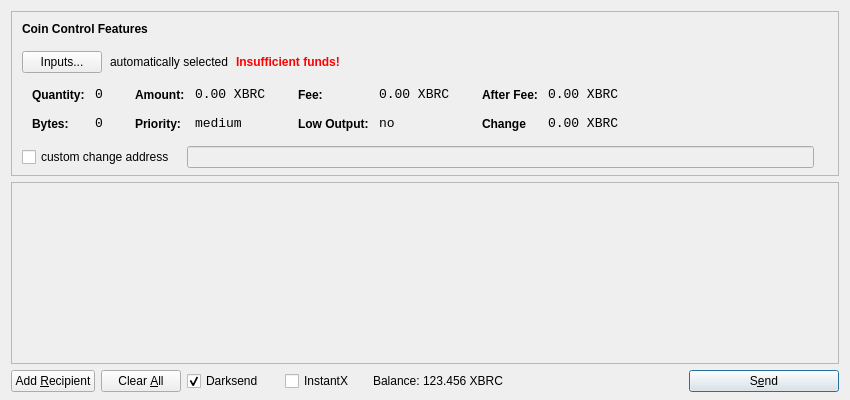
<?xml version="1.0" encoding="UTF-8"?>
<ui version="4.0">
 <class>SendCoinsDialog</class>
 <widget class="QDialog" name="SendCoinsDialog">
  <property name="geometry">
   <rect>
    <x>0</x>
    <y>0</y>
    <width>850</width>
    <height>400</height>
   </rect>
  </property>
  <property name="windowTitle">
   <string>Send Coins</string>
  </property>
  <layout class="QVBoxLayout" name="verticalLayout" stretch="0,1,0">
   <property name="bottomMargin">
    <number>8</number>
   </property>
   <item>
    <widget class="QFrame" name="frameCoinControl">
     <property name="sizePolicy">
      <sizepolicy hsizetype="Expanding" vsizetype="Expanding">
       <horstretch>0</horstretch>
       <verstretch>0</verstretch>
      </sizepolicy>
     </property>
     <property name="maximumSize">
      <size>
       <width>16777215</width>
       <height>16777215</height>
      </size>
     </property>
     <property name="frameShape">
      <enum>QFrame::StyledPanel</enum>
     </property>
     <property name="frameShadow">
      <enum>QFrame::Sunken</enum>
     </property>
     <layout class="QVBoxLayout" name="verticalLayoutCoinControl2">
      <property name="spacing">
       <number>6</number>
      </property>
      <property name="leftMargin">
       <number>0</number>
      </property>
      <property name="topMargin">
       <number>0</number>
      </property>
      <property name="rightMargin">
       <number>0</number>
      </property>
      <property name="bottomMargin">
       <number>6</number>
      </property>
      <item>
       <layout class="QVBoxLayout" name="verticalLayoutCoinControl" stretch="0,0,0,0,1">
        <property name="spacing">
         <number>0</number>
        </property>
        <property name="leftMargin">
         <number>10</number>
        </property>
        <property name="topMargin">
         <number>10</number>
        </property>
        <item>
         <layout class="QHBoxLayout" name="horizontalLayoutCoinControl1">
          <property name="bottomMargin">
           <number>15</number>
          </property>
          <item>
           <widget class="QLabel" name="labelCoinControlFeatures">
            <property name="sizePolicy">
             <sizepolicy hsizetype="Preferred" vsizetype="Maximum">
              <horstretch>0</horstretch>
              <verstretch>0</verstretch>
             </sizepolicy>
            </property>
            <property name="font">
             <font>
              <weight>75</weight>
              <bold>true</bold>
             </font>
            </property>
            <property name="styleSheet">
             <string notr="true">font-weight:bold;</string>
            </property>
            <property name="text">
             <string>Coin Control Features</string>
            </property>
           </widget>
          </item>
         </layout>
        </item>
        <item>
         <layout class="QHBoxLayout" name="horizontalLayoutCoinControl2" stretch="0,0,0,0">
          <property name="spacing">
           <number>8</number>
          </property>
          <property name="bottomMargin">
           <number>10</number>
          </property>
          <item>
           <widget class="QPushButton" name="pushButtonCoinControl">
            <property name="styleSheet">
             <string notr="true"/>
            </property>
            <property name="text">
             <string>Inputs...</string>
            </property>
           </widget>
          </item>
          <item>
           <widget class="QLabel" name="labelCoinControlAutomaticallySelected">
            <property name="text">
             <string>automatically selected</string>
            </property>
            <property name="margin">
             <number>5</number>
            </property>
           </widget>
          </item>
          <item>
           <widget class="QLabel" name="labelCoinControlInsuffFunds">
            <property name="font">
             <font>
              <weight>75</weight>
              <bold>true</bold>
             </font>
            </property>
            <property name="styleSheet">
             <string notr="true">color:red;font-weight:bold;</string>
            </property>
            <property name="text">
             <string>Insufficient funds!</string>
            </property>
            <property name="margin">
             <number>5</number>
            </property>
           </widget>
          </item>
          <item>
           <spacer name="horizontalSpacerCoinControl">
            <property name="orientation">
             <enum>Qt::Horizontal</enum>
            </property>
            <property name="sizeHint" stdset="0">
             <size>
              <width>40</width>
              <height>1</height>
             </size>
            </property>
           </spacer>
          </item>
         </layout>
        </item>
        <item>
         <widget class="QWidget" name="widgetCoinControl" native="true">
          <property name="sizePolicy">
           <sizepolicy hsizetype="Preferred" vsizetype="Preferred">
            <horstretch>0</horstretch>
            <verstretch>0</verstretch>
           </sizepolicy>
          </property>
          <property name="minimumSize">
           <size>
            <width>0</width>
            <height>0</height>
           </size>
          </property>
          <property name="styleSheet">
           <string notr="true"/>
          </property>
          <layout class="QHBoxLayout" name="horizontalLayoutCoinControl5">
           <property name="leftMargin">
            <number>0</number>
           </property>
           <property name="topMargin">
            <number>0</number>
           </property>
           <property name="rightMargin">
            <number>0</number>
           </property>
           <property name="bottomMargin">
            <number>0</number>
           </property>
           <item>
            <layout class="QHBoxLayout" name="horizontalLayoutCoinControl3" stretch="0,0,0,1">
             <property name="spacing">
              <number>20</number>
             </property>
             <property name="topMargin">
              <number>0</number>
             </property>
             <property name="bottomMargin">
              <number>10</number>
             </property>
             <item>
              <layout class="QFormLayout" name="formLayoutCoinControl1">
               <property name="horizontalSpacing">
                <number>10</number>
               </property>
               <property name="verticalSpacing">
                <number>14</number>
               </property>
               <property name="leftMargin">
                <number>10</number>
               </property>
               <property name="topMargin">
                <number>4</number>
               </property>
               <property name="rightMargin">
                <number>6</number>
               </property>
               <item row="0" column="0">
                <widget class="QLabel" name="labelCoinControlQuantityText">
                 <property name="styleSheet">
                  <string notr="true">font-weight:bold;</string>
                 </property>
                 <property name="text">
                  <string>Quantity:</string>
                 </property>
                 <property name="margin">
                  <number>0</number>
                 </property>
                </widget>
               </item>
               <item row="0" column="1">
                <widget class="QLabel" name="labelCoinControlQuantity">
                 <property name="font">
                  <font>
                   <family>Monospace</family>
                   <pointsize>10</pointsize>
                  </font>
                 </property>
                 <property name="cursor">
                  <cursorShape>IBeamCursor</cursorShape>
                 </property>
                 <property name="contextMenuPolicy">
                  <enum>Qt::ActionsContextMenu</enum>
                 </property>
                 <property name="text">
                  <string>0</string>
                 </property>
                 <property name="margin">
                  <number>0</number>
                 </property>
                 <property name="textInteractionFlags">
                  <set>Qt::LinksAccessibleByMouse|Qt::TextSelectableByKeyboard|Qt::TextSelectableByMouse</set>
                 </property>
                </widget>
               </item>
               <item row="1" column="0">
                <widget class="QLabel" name="labelCoinControlBytesText">
                 <property name="styleSheet">
                  <string notr="true">font-weight:bold;</string>
                 </property>
                 <property name="text">
                  <string>Bytes:</string>
                 </property>
                </widget>
               </item>
               <item row="1" column="1">
                <widget class="QLabel" name="labelCoinControlBytes">
                 <property name="font">
                  <font>
                   <family>Monospace</family>
                   <pointsize>10</pointsize>
                  </font>
                 </property>
                 <property name="cursor">
                  <cursorShape>IBeamCursor</cursorShape>
                 </property>
                 <property name="contextMenuPolicy">
                  <enum>Qt::ActionsContextMenu</enum>
                 </property>
                 <property name="text">
                  <string>0</string>
                 </property>
                 <property name="textInteractionFlags">
                  <set>Qt::LinksAccessibleByMouse|Qt::TextSelectableByKeyboard|Qt::TextSelectableByMouse</set>
                 </property>
                </widget>
               </item>
              </layout>
             </item>
             <item>
              <layout class="QFormLayout" name="formLayoutCoinControl2">
               <property name="horizontalSpacing">
                <number>10</number>
               </property>
               <property name="verticalSpacing">
                <number>14</number>
               </property>
               <property name="leftMargin">
                <number>6</number>
               </property>
               <property name="topMargin">
                <number>4</number>
               </property>
               <property name="rightMargin">
                <number>6</number>
               </property>
               <item row="0" column="0">
                <widget class="QLabel" name="labelCoinControlAmountText">
                 <property name="styleSheet">
                  <string notr="true">font-weight:bold;</string>
                 </property>
                 <property name="text">
                  <string>Amount:</string>
                 </property>
                 <property name="margin">
                  <number>0</number>
                 </property>
                </widget>
               </item>
               <item row="0" column="1">
                <widget class="QLabel" name="labelCoinControlAmount">
                 <property name="font">
                  <font>
                   <family>Monospace</family>
                   <pointsize>10</pointsize>
                  </font>
                 </property>
                 <property name="cursor">
                  <cursorShape>IBeamCursor</cursorShape>
                 </property>
                 <property name="contextMenuPolicy">
                  <enum>Qt::ActionsContextMenu</enum>
                 </property>
                 <property name="text">
                  <string>0.00 XBRC</string>
                 </property>
                 <property name="textInteractionFlags">
                  <set>Qt::LinksAccessibleByMouse|Qt::TextSelectableByKeyboard|Qt::TextSelectableByMouse</set>
                 </property>
                </widget>
               </item>
               <item row="1" column="0">
                <widget class="QLabel" name="labelCoinControlPriorityText">
                 <property name="styleSheet">
                  <string notr="true">font-weight:bold;</string>
                 </property>
                 <property name="text">
                  <string>Priority:</string>
                 </property>
                </widget>
               </item>
               <item row="1" column="1">
                <widget class="QLabel" name="labelCoinControlPriority">
                 <property name="font">
                  <font>
                   <family>Monospace</family>
                   <pointsize>10</pointsize>
                  </font>
                 </property>
                 <property name="cursor">
                  <cursorShape>IBeamCursor</cursorShape>
                 </property>
                 <property name="contextMenuPolicy">
                  <enum>Qt::ActionsContextMenu</enum>
                 </property>
                 <property name="text">
                  <string>medium</string>
                 </property>
                 <property name="textInteractionFlags">
                  <set>Qt::LinksAccessibleByMouse|Qt::TextSelectableByKeyboard|Qt::TextSelectableByMouse</set>
                 </property>
                </widget>
               </item>
              </layout>
             </item>
             <item>
              <layout class="QFormLayout" name="formLayoutCoinControl3">
               <property name="horizontalSpacing">
                <number>10</number>
               </property>
               <property name="verticalSpacing">
                <number>14</number>
               </property>
               <property name="leftMargin">
                <number>6</number>
               </property>
               <property name="topMargin">
                <number>4</number>
               </property>
               <property name="rightMargin">
                <number>6</number>
               </property>
               <item row="0" column="0">
                <widget class="QLabel" name="labelCoinControlFeeText">
                 <property name="styleSheet">
                  <string notr="true">font-weight:bold;</string>
                 </property>
                 <property name="text">
                  <string>Fee:</string>
                 </property>
                 <property name="margin">
                  <number>0</number>
                 </property>
                </widget>
               </item>
               <item row="0" column="1">
                <widget class="QLabel" name="labelCoinControlFee">
                 <property name="font">
                  <font>
                   <family>Monospace</family>
                   <pointsize>10</pointsize>
                  </font>
                 </property>
                 <property name="cursor">
                  <cursorShape>IBeamCursor</cursorShape>
                 </property>
                 <property name="contextMenuPolicy">
                  <enum>Qt::ActionsContextMenu</enum>
                 </property>
                 <property name="text">
                  <string>0.00 XBRC</string>
                 </property>
                 <property name="textInteractionFlags">
                  <set>Qt::LinksAccessibleByMouse|Qt::TextSelectableByKeyboard|Qt::TextSelectableByMouse</set>
                 </property>
                </widget>
               </item>
               <item row="1" column="0">
                <widget class="QLabel" name="labelCoinControlLowOutputText">
                 <property name="styleSheet">
                  <string notr="true">font-weight:bold;</string>
                 </property>
                 <property name="text">
                  <string>Low Output:</string>
                 </property>
                </widget>
               </item>
               <item row="1" column="1">
                <widget class="QLabel" name="labelCoinControlLowOutput">
                 <property name="font">
                  <font>
                   <family>Monospace</family>
                   <pointsize>10</pointsize>
                  </font>
                 </property>
                 <property name="cursor">
                  <cursorShape>IBeamCursor</cursorShape>
                 </property>
                 <property name="contextMenuPolicy">
                  <enum>Qt::ActionsContextMenu</enum>
                 </property>
                 <property name="text">
                  <string>no</string>
                 </property>
                 <property name="textInteractionFlags">
                  <set>Qt::LinksAccessibleByMouse|Qt::TextSelectableByKeyboard|Qt::TextSelectableByMouse</set>
                 </property>
                </widget>
               </item>
              </layout>
             </item>
             <item>
              <layout class="QFormLayout" name="formLayoutCoinControl4">
               <property name="horizontalSpacing">
                <number>10</number>
               </property>
               <property name="verticalSpacing">
                <number>14</number>
               </property>
               <property name="leftMargin">
                <number>6</number>
               </property>
               <property name="topMargin">
                <number>4</number>
               </property>
               <property name="rightMargin">
                <number>6</number>
               </property>
               <item row="0" column="0">
                <widget class="QLabel" name="labelCoinControlAfterFeeText">
                 <property name="styleSheet">
                  <string notr="true">font-weight:bold;</string>
                 </property>
                 <property name="text">
                  <string>After Fee:</string>
                 </property>
                 <property name="margin">
                  <number>0</number>
                 </property>
                </widget>
               </item>
               <item row="0" column="1">
                <widget class="QLabel" name="labelCoinControlAfterFee">
                 <property name="font">
                  <font>
                   <family>Monospace</family>
                   <pointsize>10</pointsize>
                  </font>
                 </property>
                 <property name="cursor">
                  <cursorShape>IBeamCursor</cursorShape>
                 </property>
                 <property name="contextMenuPolicy">
                  <enum>Qt::ActionsContextMenu</enum>
                 </property>
                 <property name="text">
                  <string>0.00 XBRC</string>
                 </property>
                 <property name="textInteractionFlags">
                  <set>Qt::LinksAccessibleByMouse|Qt::TextSelectableByKeyboard|Qt::TextSelectableByMouse</set>
                 </property>
                </widget>
               </item>
               <item row="1" column="0">
                <widget class="QLabel" name="labelCoinControlChangeText">
                 <property name="styleSheet">
                  <string notr="true">font-weight:bold;</string>
                 </property>
                 <property name="text">
                  <string>Change</string>
                 </property>
                </widget>
               </item>
               <item row="1" column="1">
                <widget class="QLabel" name="labelCoinControlChange">
                 <property name="font">
                  <font>
                   <family>Monospace</family>
                   <pointsize>10</pointsize>
                  </font>
                 </property>
                 <property name="cursor">
                  <cursorShape>IBeamCursor</cursorShape>
                 </property>
                 <property name="contextMenuPolicy">
                  <enum>Qt::ActionsContextMenu</enum>
                 </property>
                 <property name="text">
                  <string>0.00 XBRC</string>
                 </property>
                 <property name="textInteractionFlags">
                  <set>Qt::LinksAccessibleByMouse|Qt::TextSelectableByKeyboard|Qt::TextSelectableByMouse</set>
                 </property>
                </widget>
               </item>
              </layout>
             </item>
            </layout>
           </item>
          </layout>
         </widget>
        </item>
        <item>
         <layout class="QHBoxLayout" name="horizontalLayoutCoinControl4" stretch="0,0,0">
          <property name="spacing">
           <number>12</number>
          </property>
          <property name="sizeConstraint">
           <enum>QLayout::SetDefaultConstraint</enum>
          </property>
          <property name="topMargin">
           <number>5</number>
          </property>
          <property name="rightMargin">
           <number>5</number>
          </property>
          <item>
           <widget class="QCheckBox" name="checkBoxCoinControlChange">
            <property name="text">
             <string>custom change address</string>
            </property>
           </widget>
          </item>
          <item>
           <widget class="QLineEdit" name="lineEditCoinControlChange">
            <property name="enabled">
             <bool>false</bool>
            </property>
            <property name="sizePolicy">
             <sizepolicy hsizetype="Expanding" vsizetype="Fixed">
              <horstretch>0</horstretch>
              <verstretch>0</verstretch>
             </sizepolicy>
            </property>
           </widget>
          </item>
          <item>
           <widget class="QLabel" name="labelCoinControlChangeLabel">
            <property name="sizePolicy">
             <sizepolicy hsizetype="Preferred" vsizetype="Expanding">
              <horstretch>0</horstretch>
              <verstretch>0</verstretch>
             </sizepolicy>
            </property>
            <property name="minimumSize">
             <size>
              <width>0</width>
              <height>0</height>
             </size>
            </property>
            <property name="text">
             <string/>
            </property>
            <property name="margin">
             <number>3</number>
            </property>
           </widget>
          </item>
         </layout>
        </item>
        <item>
         <spacer name="verticalSpacerCoinControl">
          <property name="orientation">
           <enum>Qt::Vertical</enum>
          </property>
          <property name="sizeHint" stdset="0">
           <size>
            <width>800</width>
            <height>1</height>
           </size>
          </property>
         </spacer>
        </item>
       </layout>
      </item>
     </layout>
    </widget>
   </item>
   <item>
    <widget class="QScrollArea" name="scrollArea">
     <property name="widgetResizable">
      <bool>true</bool>
     </property>
     <widget class="QWidget" name="scrollAreaWidgetContents">
      <property name="geometry">
       <rect>
        <x>0</x>
        <y>0</y>
        <width>830</width>
        <height>172</height>
       </rect>
      </property>
      <layout class="QVBoxLayout" name="verticalLayout_2">
       <property name="leftMargin">
        <number>0</number>
       </property>
       <property name="topMargin">
        <number>0</number>
       </property>
       <property name="rightMargin">
        <number>0</number>
       </property>
       <property name="bottomMargin">
        <number>0</number>
       </property>
       <item>
        <layout class="QVBoxLayout" name="entries">
         <property name="spacing">
          <number>6</number>
         </property>
        </layout>
       </item>
       <item>
        <spacer name="verticalSpacer">
         <property name="orientation">
          <enum>Qt::Vertical</enum>
         </property>
         <property name="sizeHint" stdset="0">
          <size>
           <width>20</width>
           <height>40</height>
          </size>
         </property>
        </spacer>
       </item>
      </layout>
     </widget>
    </widget>
   </item>
   <item>
    <layout class="QHBoxLayout" name="horizontalLayout">
     <item>
      <widget class="QPushButton" name="addButton">
       <property name="toolTip">
        <string>Send to multiple recipients at once</string>
       </property>
       <property name="text">
        <string>Add &amp;Recipient</string>
       </property>
       <property name="autoDefault">
        <bool>false</bool>
       </property>
      </widget>
     </item>
     <item>
      <widget class="QPushButton" name="clearButton">
       <property name="sizePolicy">
        <sizepolicy hsizetype="Minimum" vsizetype="Fixed">
         <horstretch>0</horstretch>
         <verstretch>0</verstretch>
        </sizepolicy>
       </property>
       <property name="toolTip">
        <string>Remove all transaction fields</string>
       </property>
       <property name="text">
        <string>Clear &amp;All</string>
       </property>
       <property name="autoRepeatDelay">
        <number>300</number>
       </property>
       <property name="autoDefault">
        <bool>false</bool>
       </property>
      </widget>
     </item>
     <item>
      <layout class="QHBoxLayout" name="horizontalLayout_2">
       <property name="spacing">
        <number>3</number>
       </property>
       <item>
        <widget class="QCheckBox" name="checkUseDarksend">
         <property name="minimumSize">
          <size>
           <width>95</width>
           <height>0</height>
          </size>
         </property>
         <property name="text">
          <string>Darksend</string>
         </property>
         <property name="checked">
          <bool>true</bool>
         </property>
        </widget>
       </item>
       <item>
        <widget class="QCheckBox" name="checkInstantX">
         <property name="enabled">
          <bool>true</bool>
         </property>
         <property name="minimumSize">
          <size>
           <width>85</width>
           <height>0</height>
          </size>
         </property>
         <property name="text">
          <string>InstantX</string>
         </property>
        </widget>
       </item>
       <item>
        <widget class="QLabel" name="label">
         <property name="sizePolicy">
          <sizepolicy hsizetype="Preferred" vsizetype="Fixed">
           <horstretch>0</horstretch>
           <verstretch>0</verstretch>
          </sizepolicy>
         </property>
         <property name="text">
          <string>Balance:</string>
         </property>
        </widget>
       </item>
       <item>
        <widget class="QLabel" name="labelBalance">
         <property name="sizePolicy">
          <sizepolicy hsizetype="Preferred" vsizetype="Fixed">
           <horstretch>0</horstretch>
           <verstretch>0</verstretch>
          </sizepolicy>
         </property>
         <property name="cursor">
          <cursorShape>IBeamCursor</cursorShape>
         </property>
         <property name="text">
          <string>123.456 XBRC</string>
         </property>
         <property name="textInteractionFlags">
          <set>Qt::LinksAccessibleByMouse|Qt::TextSelectableByKeyboard|Qt::TextSelectableByMouse</set>
         </property>
        </widget>
       </item>
      </layout>
     </item>
     <item>
      <spacer name="horizontalSpacer">
       <property name="orientation">
        <enum>Qt::Horizontal</enum>
       </property>
       <property name="sizeHint" stdset="0">
        <size>
         <width>40</width>
         <height>20</height>
        </size>
       </property>
      </spacer>
     </item>
     <item>
      <widget class="QPushButton" name="sendButton">
       <property name="minimumSize">
        <size>
         <width>150</width>
         <height>0</height>
        </size>
       </property>
       <property name="toolTip">
        <string>Confirm the send action</string>
       </property>
       <property name="text">
        <string>S&amp;end</string>
       </property>
       <property name="icon">
        <iconset resource="../bitcoin.qrc">
         <normaloff>:/icons/send</normaloff>:/icons/send</iconset>
       </property>
       <property name="default">
        <bool>true</bool>
       </property>
      </widget>
     </item>
    </layout>
   </item>
  </layout>
 </widget>
 <resources>
  <include location="../bitcoin.qrc"/>
 </resources>
 <connections/>
</ui>
